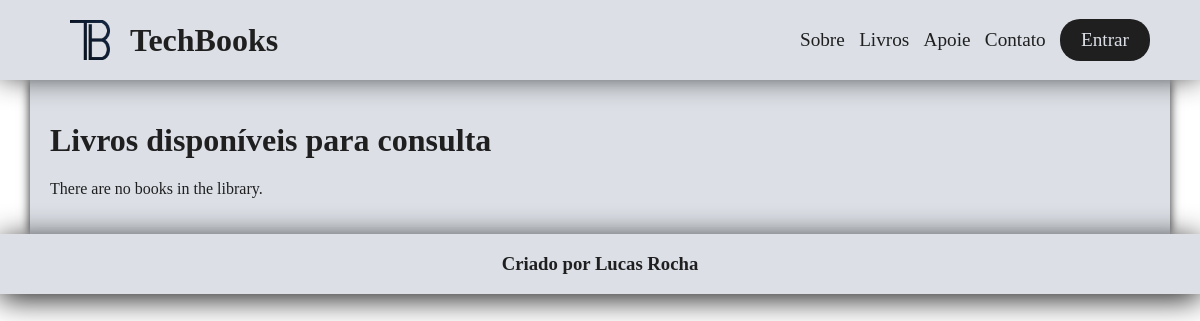
/books/js/, run on an earlier commit of the app's database.
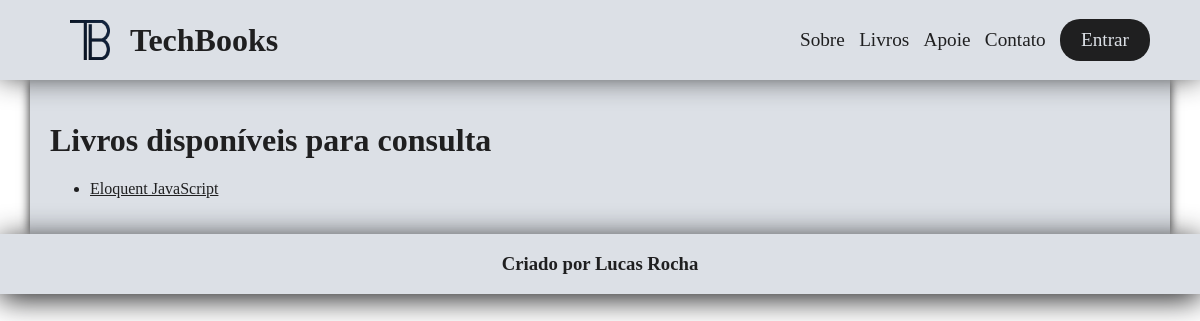
And on a later commit of the database.
### core/models.py (models this page shows)
class Book(models.Model):
    name = models.CharField(max_length=64)
    slug = models.CharField(max_length=64, unique=True)
    url = models.CharField(max_length=256)
    subject = models.ForeignKey(Subject, on_delete=models.CASCADE)
    is_page = models.BooleanField()

### core/views.py (the view)
# urls.py: path('books/<subject_slug>/', core.views.ListBooksBySubject.as_view()),
class ListBooksBySubject(TemplateView):
    template_name = 'book_list.html'
    def get(self, request, subject_slug):
        extra_context = {}
        try:
            subject = Subject.objects.get(slug=subject_slug)
            extra_context['book_list'] = sorted(Book.objects.filter(subject_id=subject.id),
            key=lambda item: item.name)
            extra_context['title'] = f'Techbooks - {subject.name}'
            extra_context['subject'] = subject
            extra_context['filtered'] = True
        except:
            extra_context['book_list'] = None
            extra_context['title'] = 'Livro não enontrado'
            extra_context['filtered'] = False
        return render(request, template_name='book_list.html', context=extra_context)

### core/templates/book_list.html (shortened to what this page needs)
{% extends 'base/base.html' %}
{% block content %}
    <h1>Livros disponíveis para consulta</h1>
    {% if book_list %}
        {% if filtered %}
        <ul>
            {% for book in book_list %}
            <li>
                <a href="{{ book.slug }}">{{ book.name }}</a>
            </li>
            {% endfor %}
        </ul>
        {% endif %}
    {% else %}
        <p>There are no books in the library.</p>
    {% endif %}
{% endblock %}

What changed in the data, as far as the page shows it:
added Book: name "Eloquent JavaScript"
Also different on the page:
text no longer shown: "There are no books in the library."
